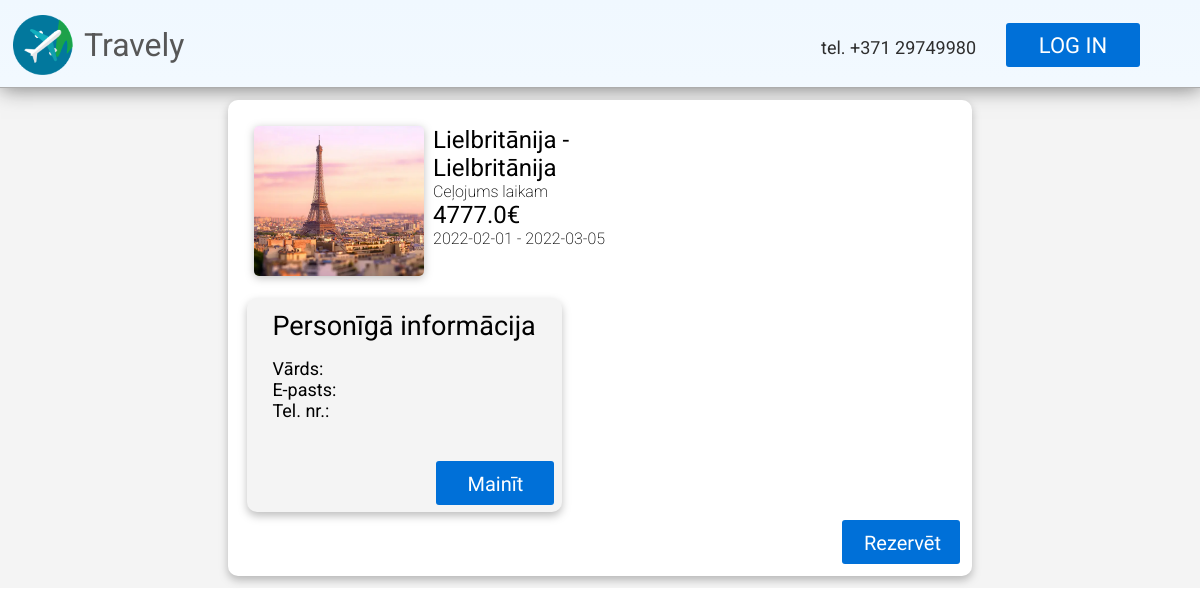
/reservation/1, run on the app's committed database.
### models.py (models this page shows, shortened)
class Trip(db.Model):
    id = db.Column(db.Integer, primary_key=True)
    agency_id = db.Column(db.Integer, db.ForeignKey("agency.id"))
    country_from = db.Column(db.Integer)
    country_to = db.Column(db.Integer)
    date_from = db.Column(db.Date)
    date_to = db.Column(db.Date)
    description = db.Column(db.String(280))
    cost = db.Column(db.Float)
    ticket_amount = db.Column(db.Integer)
    views = db.Column(db.Integer)
    img_file = db.Column(db.String(20), nullable=False, default='default.jpg')

class Country(db.Model):
    id = db.Column(db.Integer, primary_key=True)
    country = db.Column(db.String(48), nullable=False)
    abbreviation = db.Column(db.String(2), nullable=False)

### main.py (the view)
@app.route('/reservation/<int:id>')
def reservation(id):
    trip = Trip.query.get(id)
    trip.views += 1
    db.session.commit()
    return render_template("reservation.html", trip = trip, countries = Country.query.all())

### templates/reservation.html
{% extends "index.html" %}
{% block content %}
<div id="catalogue-list">
    {% if trip %}
        <div id="reservation-elements">
            <div class="reservetion-list-element">
                <img src="{{ url_for('static', filename='/images/destinations/' + trip.img_file) }}" class="catalogue-list-element-img">
                <div class="reservetion-list-element-text">
                    <h2>
                        {% for country in countries %}
                            {% if country.id == trip.country_from %}
                                {{ country.country }} -
                            {% endif %}
                            {% if country.id == trip.country_to %}
                                {{ country.country }}
                            {% endif %}
                        {% endfor %}
                    </h2>
                    <p>{{ trip.description }}</p>
                    <h2>{{ trip.cost }}€</h2>
                    <p>{{ trip.date_from }} - {{ trip.date_to }}</p>
                </div>
            </div>
            <div id="personal-info">
                <h2 id="informacija">Personīgā informācija</h2>
                <div id="personiga-informacija">
                    <h2>Vārds:</h2>
                    <h2>E-pasts:</h2>
                    <h2>Tel. nr.:</h2>
                </div>
                <a href="/profile" class="button" id="button-reserve">Mainīt</a>
            </div>
            <a href="/reservation/add/{{ trip.id }}" class="button" id="button-reserve">Rezervēt</a>
        </div>
    {% endif %}
</div>
{% endblock %}

### static/css/stylesheet.css (style rules this page uses)
* { margin:0; padding:0; }
body { font-family: 'Roboto', sans-serif; color:#575757; background-image: linear-gradient(aliceblue, white); background-repeat: no-repeat; }
h2 { font-weight: 400; }
p { font-weight: 200; }
a { text-decoration: none; }
a.button { display: inline-block; color: white !important; text-align: center; font-size: 22px !important; font-family: Thasadith; text-decoration: none; line-height: 42px; font-weight: normal !important; background-color: #0070D8; border-radius: 3px; padding-right: 22px; padding-left: 22px; padding-top: 2px; padding-bottom: 2px; }
#informacija { margin-left: 18px; padding-top: 8px; font-style: normal; font-weight: normal; font-size: 27px; line-height: 27px; text-align: left; color: #000000; }
#personiga-informacija { margin-left: 18px; margin-top: 18px; margin-right: 100px; font-style: normal; font-size: 12px; color: #000000; }
#catalogue-list { background-color: #F4F4F4; max-width: 100%; width: 100%; display: flex; flex-direction: column; }
.catalogue-list-element-img { width: 170px; height: 150px; filter: drop-shadow(0px 2px 4px rgba(0, 0, 0, 0.25)); border-radius: 5px; }
#personal-info { background-color: #F4F4F4; display: flex; flex-wrap: nowrap; flex-direction:column; padding: 1%; border-radius: 10px; gap: 2%; margin: 1%; width: 300px; height: 200px; filter: drop-shadow(0px 4px 4px rgba(0, 0, 0, 0.25)); }
#reservation-elements { background-color: white; color:black; display: flex; flex-wrap: nowrap; flex-direction:column; padding: 1%; border-radius: 10px; gap: 2%; margin: 1%; width: 60%; filter: drop-shadow(0px 4px 4px rgba(0, 0, 0, 0.25)); margin-left: auto; margin-right: auto; }
.reservetion-list-element { display: flex; flex-wrap: nowrap; flex-direction: row; padding: 1%; gap: 2%; margin: 1%; margin-right: auto; }
.reservetion-list-element-text { width: 70%; }
#button-reserve { font-size: 20px !important; height:40px; width:74px; margin-top: auto; margin-left: auto; }

### data on the page
Trip: img_file (picture), description "Ceļojums laikam", cost "4777.0", date_from "2022-02-01", date_to "2022-03-05"
Country: country "Lielbritānija"
